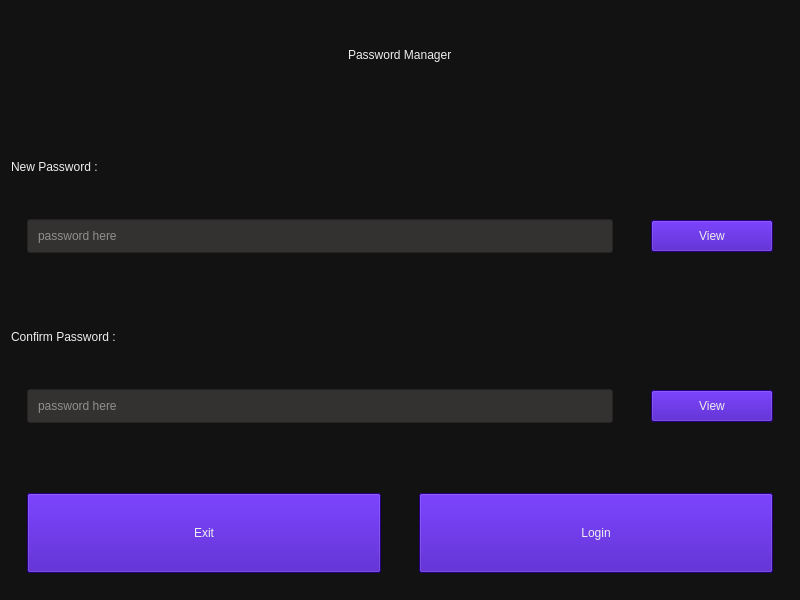
<?xml version="1.0" encoding="UTF-8"?>
<ui version="4.0">
 <class>Form</class>
 <widget class="QWidget" name="Form">
  <property name="geometry">
   <rect>
    <x>0</x>
    <y>0</y>
    <width>800</width>
    <height>600</height>
   </rect>
  </property>
  <property name="windowTitle">
   <string>Form</string>
  </property>
  <property name="styleSheet">
   <string notr="true">background-color: rgb(18, 18, 18);</string>
  </property>
  <layout class="QGridLayout" name="gridLayout">
   <item row="0" column="0">
    <layout class="QVBoxLayout" name="verticalLayout" stretch="2,1,1,1,1,3">
     <item alignment="Qt::AlignHCenter">
      <widget class="QLabel" name="heading">
       <property name="styleSheet">
        <string notr="true">
color: rgb(238, 238, 236);
font: 85 36pt &quot;FreeSans&quot;;
margin-bottom: 32px;</string>
       </property>
       <property name="text">
        <string>Password Manager</string>
       </property>
       <property name="margin">
        <number>0</number>
       </property>
      </widget>
     </item>
     <item>
      <widget class="QLabel" name="password">
       <property name="styleSheet">
        <string notr="true">
color: rgb(238, 238, 236);
font: 85 20pt &quot;FreeSans&quot;;
</string>
       </property>
       <property name="text">
        <string>New Password : </string>
       </property>
      </widget>
     </item>
     <item>
      <layout class="QHBoxLayout" name="horizontalLayout_2" stretch="4,1">
       <property name="bottomMargin">
        <number>32</number>
       </property>
       <item>
        <widget class="QLineEdit" name="input1">
         <property name="autoFillBackground">
          <bool>false</bool>
         </property>
         <property name="styleSheet">
          <string notr="true">background-color: rgb(52, 49, 49);
color: rgb(238, 238, 236);
font: 85 20pt &quot;FreeSans&quot;;
padding: 8px;
margin: 16px;</string>
         </property>
         <property name="placeholderText">
          <string>password here</string>
         </property>
        </widget>
       </item>
       <item>
        <widget class="QPushButton" name="pushButton">
         <property name="styleSheet">
          <string notr="true">background-color: rgb(55, 0, 179);
color: rgb(238, 238, 236);
font: 85 24pt &quot;FreeSans&quot;;
padding: 8px;
margin: 16px;</string>
         </property>
         <property name="text">
          <string>View</string>
         </property>
        </widget>
       </item>
      </layout>
     </item>
     <item>
      <widget class="QLabel" name="password2">
       <property name="styleSheet">
        <string notr="true">color: rgb(238, 238, 236);
font: 85 20pt &quot;FreeSans&quot;;</string>
       </property>
       <property name="text">
        <string>Confirm Password :</string>
       </property>
      </widget>
     </item>
     <item>
      <layout class="QHBoxLayout" name="horizontalLayout_3" stretch="4,1">
       <item>
        <widget class="QLineEdit" name="input2">
         <property name="styleSheet">
          <string notr="true">background-color: rgb(52, 49, 49);
color: rgb(238, 238, 236);
font: 85 20pt &quot;FreeSans&quot;;
padding: 8px;
margin: 16px;</string>
         </property>
         <property name="placeholderText">
          <string>password here</string>
         </property>
         <property name="clearButtonEnabled">
          <bool>false</bool>
         </property>
        </widget>
       </item>
       <item>
        <widget class="QPushButton" name="pushButton_2">
         <property name="styleSheet">
          <string notr="true">background-color: rgb(55, 0, 179);
color: rgb(238, 238, 236);
font: 85 24pt &quot;FreeSans&quot;;
padding: 8px;
margin: 16px;</string>
         </property>
         <property name="text">
          <string>View</string>
         </property>
        </widget>
       </item>
      </layout>
     </item>
     <item>
      <layout class="QHBoxLayout" name="horizontalLayout">
       <property name="topMargin">
        <number>32</number>
       </property>
       <item>
        <widget class="QPushButton" name="exit_btn">
         <property name="styleSheet">
          <string notr="true">background-color: rgb(55, 0, 179);
color: rgb(238, 238, 236);
font: 85 28pt &quot;FreeSans&quot;;
padding: 32px;
margin: 16px;</string>
         </property>
         <property name="text">
          <string>Exit</string>
         </property>
        </widget>
       </item>
       <item>
        <widget class="QPushButton" name="login_btn">
         <property name="styleSheet">
          <string notr="true">background-color: rgb(55, 0, 179);
color: rgb(238, 238, 236);
font: 85 28pt &quot;FreeSans&quot;;
padding: 32px;
margin: 16px;</string>
         </property>
         <property name="text">
          <string>Login</string>
         </property>
        </widget>
       </item>
      </layout>
     </item>
    </layout>
   </item>
  </layout>
 </widget>
 <resources/>
 <connections/>
</ui>
